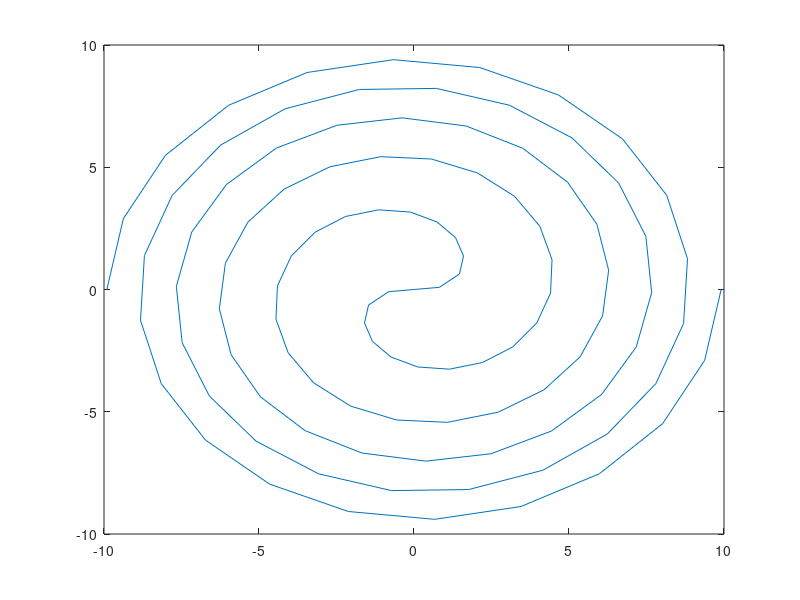

Recreate this plot in MATLAB. (Note: this script raises an error after producing the figure.)
% clc;
% clear;

% % % przykład aproksymacji
% spirala fermata
% spirala logarytmiczna

% % % przykład klasyfikacji
% load iris_dataset
% % może drugi przykład klasyfikacji
% load dane_medyczne/Learning.mat;
% load dane_medyczne/Test.mat

% % spirala logarytmiczna
% a=1;
% b=0.178;
% Fi=0:0.3:pi*5;
% r=a*exp(b*Fi);
% x=r.*cos(Fi);
% y=r.*sin(Fi);
% plot(x, y);

% % spirala fermata
% dane uczace
a=2.5;
Fi=pi*5:-0.3:0;
r=sqrt(a*a*Fi);
tmp=Fi(end:-1:1);
r=[r -sqrt(a*a*tmp)];
Fi=[Fi tmp];
x=r.*cos(Fi);
y=r.*sin(Fi);
clear tmp;
plot(x, y);
len=size(x,2);
% % dane testowe
Fi=pi*5:-0.5:0;
r=sqrt(a*a*Fi);
tmp=Fi(end:-1:1);
r=[r -sqrt(a*a*tmp)];
Fi=[Fi tmp];
xt=r.*cos(Fi);
yt=r.*sin(Fi);
clear tmp;
% figure, plot(xt, yt);

% len=10;
% inp=zeros(len+1, 1);
% for i=1:len
%     inp(i)=1;
% end
% % inp(1,1)=0;
% net=network(1, len+1);
% % net.layerConnect(2,1)=1;
% % net.layers{1}.size=len;
% 
% for i=1:len
%     net.layers{i}.size=1;
%     net.layers{i}.transferFcn = 'radbas';
%     net.layerConnect(len+1,i)=1;
% end
% net.layers{len+1}.size=1;
% net.inputConnect=inp;
% net.outputConnect(len+1)=1;
% view(net);

% len=10;
% inp=[ones(1, len); zeros(1, len)];
% % inp(1,1)=0;
% net=network(len, 2);
% for i=1:len
%     net.inputs{i}.size=1;
% end
% net.layerConnect(2,1)=1;
% net.layers{1}.size=len;
% net.layers{1}.transferFcn = 'radbas';
% net.biasConnect(1)=1;
% net.layers{2}.size=1;
% net.inputConnect=inp;
% net.outputConnect(2)=1;
% view(net);

inp=[1;0];%[ones(1, len); zeros(1, len)];
% inp(1,1)=0;
net=network(1,2, [1;1], inp, [0,0;1,0], [0,1]);

net.inputs{1}.size=1;
% % % 
% 
%   net.inputWeights{1,1}.weightFcn = 'dist';
%   net.layers{1}.netInputFcn = 'netprod';
%   net.layers{1}.transferFcn = 'radbas';
%   net.layers{2}.size = S2;
%   net.outputs{2}.exampleOutput = t;
%   
%   % Performance
%   net.performFcn = 'mse';
% % % 

net.layers{1}.size=len;
net.layers{1}.transferFcn = 'radbas';
% net.layers{1}.distanceFcn = 'dist';% boxdist, dist, linkdist, mandist
net.layers{1}.initFcn = 'initwb';
net.layers{2}.size=1;
net.trainFcn='trainlm'; % algorytm gini'ego zamiast
net.trainParam.epochs=100;

% view(net);

net=init(net);
net=train(net, x, y); % funkcja do uczenia
T=net(xt);
plot(xt, T);
% % 
% % x=[x;x];
% % 
% % load iris_dataset
% % 
% % x = irisInputs;
% % y = irisTargets;
% % 
% % e=10;
% % sc=10;
% % net=newrb(x, y, e, sc);
% % net.trainFcn='trainlm';
% % net=train(net, x, y);
% % Y=round(net(x));
% % 
% % % disp(mse(Y, y));
% % % figure, plot(x, Y);
% % plotconfusion(Y, y);

